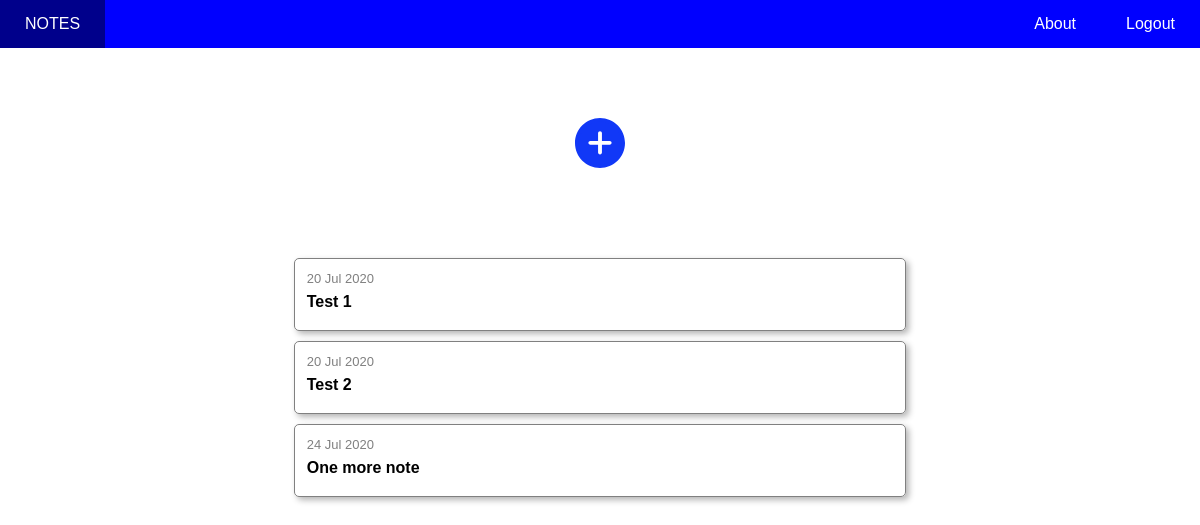
The page /home (signed in) on the database as committed earlier.
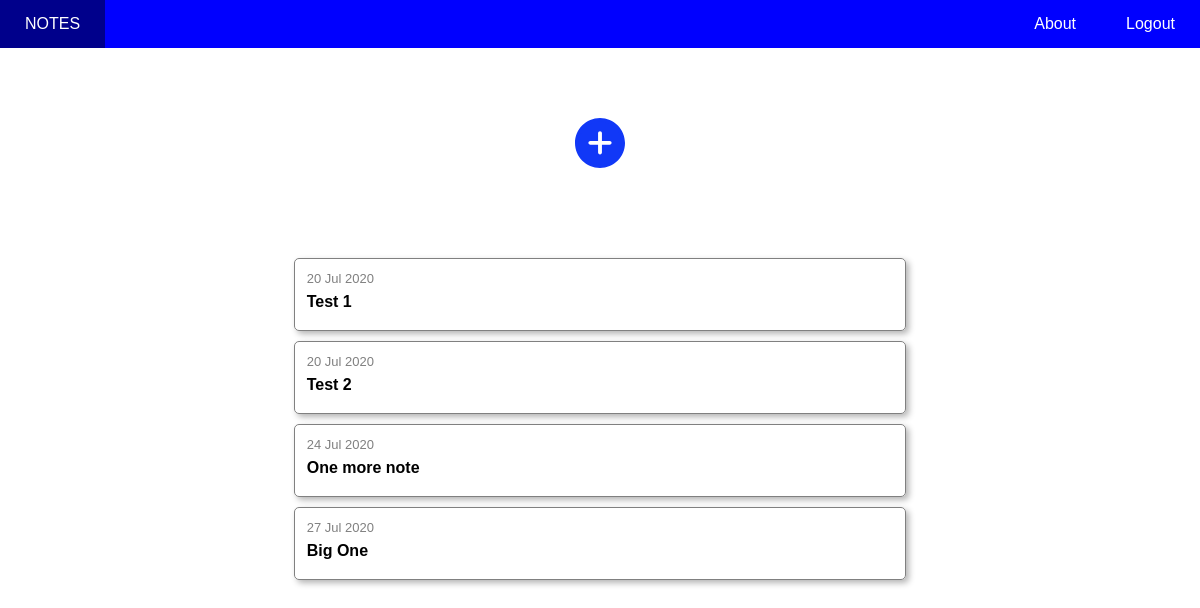
The same page on the database as committed later.
### notesapp/models.py (models this page shows, shortened)
class Note(db.Model):
    id = db.Column(db.Integer, primary_key=True)
    title = db.Column(db.String(100), nullable=False)
    date_created = db.Column(db.DateTime, nullable=False, default=datetime.utcnow)
    content = db.Column(db.Text, nullable=False)
    user_id = db.Column(db.Integer, db.ForeignKey('user.id'), nullable=False)

### notesapp/routes.py (the view)
@app.route('/home')
def home():
    return render_template('home.html', title='Home', prevnotes=Note.query.filter_by(author=current_user))

### notesapp/models.py (called while the page is built)
@login_manager.user_loader
def load_user(user_id):
    return User.query.get(int(user_id))

### notesapp/templates/home.html
{% extends 'base.html' %}
{% block content %}
    <div class="notes-home">
            <a href="{{ url_for('addnote') }}"><img class="plus" src="{{ url_for('static', filename='images/plus.svg') }}" alt=""></a></button>
        <div class="prevNotes">
            {% if prevnotes %}
                {% for note in prevnotes %}
                    <a href="{{ url_for('note', note_id=note.id) }}">
                        <div class="prevnote" >
                            <p> {{ note.date_created.strftime("%d %b %Y") }} </p>
                            <h4>{{ note.title }}</h4>
                        </div>
                    </a>
                {% endfor %}
            {% endif %}
        </div>
    </div>
{% endblock %}

### notesapp/templates/base.html (shortened to what this page needs)
<html lang="en"></html>
<head>
    <link rel="stylesheet" href="{{ url_for('static', filename='styles/main.css') }}">
    <link rel="stylesheet" href="{{ url_for('static', filename='styles/login-register.css') }}">
    <link rel="stylesheet" href="{{ url_for('static', filename='styles/home.css') }}">
    <link rel="stylesheet" href="{{ url_for('static', filename='styles/landing.css') }}">
</head>
<body>
    <nav>
        <ul>
            {% if current_user.is_authenticated %}
            <li>
                <a class="navbarLink"
                href="{{ url_for('home') }}">
                    NOTES
                </a>
            </li>
            <li style="float: right;">
                <a class="navbarLink" href="{{ url_for('logout') }}">
                    Logout
                </a>
            </li>
            {% endif %}
            <li style="float: right;">
                <a class="navbarLink" href="#">
                    About
                </a>
            </li>
        </ul>
    </nav>
    {% block content %}
    {% endblock %}
</body>
</html>

### notesapp/static/styles/main.css (style rules this page uses)
* { margin: 0; padding: 0; border: 0; outline: 0; vertical-align: baseline; font-family: Arial, Helvetica, sans-serif; --Blue: #0000ff; --EerieBlack: #1D201F; --White: #FFF; }
li { float: left; }
.navbarLink { display: block; padding: 15px 25px; color: white; text-decoration: none; }
ul { list-style-type: none; margin: 0; margin-top: 0; padding: 0; overflow: hidden; width: 100%; height: auto; background-color: blue; }

### notesapp/static/styles/login-register.css (style rules this page uses)
* { margin: 0; padding: 0; border: 0; outline: 0; vertical-align: baseline; font-family: Arial, Helvetica, sans-serif; --Blue: #0000ff; --EerieBlack: #1D201F; --White: #FFF; }

### notesapp/static/styles/home.css (style rules this page uses)
.notes-home { width: 100%; max-width: 650px; margin: 0 auto; margin-right: auto; }
.plus { display: block; margin: 70px auto; width: 50%; max-width: 50px; }
.prevNotes { width: 95%; padding: 10px; margin: 5px auto; }
.prevNotes a { text-decoration: none; color: inherit; }
.prevnote { position: relative; width: 95%; margin: 10px auto; padding: 12px; border: 1px solid gray; border-radius: 5px; box-shadow: 3px 3px 6px rgb(180, 180, 180); }
.prevnote h4 { margin: 7px; margin-left: 0; }
.prevnote p { font-size: small; color: gray; }

Rows that differ between the two databases and show on the page:
added Note: date_created "27 Jul 2020", title "Big One"
